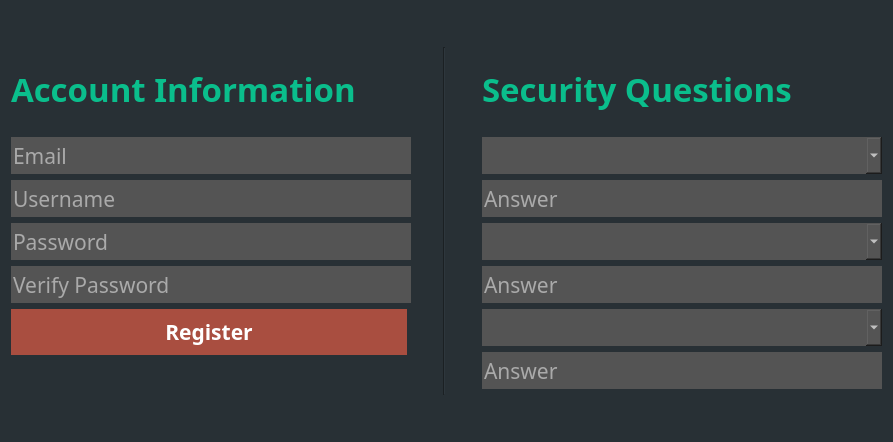
<?xml version="1.0" encoding="UTF-8"?>
<ui version="4.0">
 <class>CreateAccount</class>
 <widget class="QWidget" name="CreateAccount">
  <property name="geometry">
   <rect>
    <x>0</x>
    <y>0</y>
    <width>893</width>
    <height>442</height>
   </rect>
  </property>
  <property name="minimumSize">
   <size>
    <width>20</width>
    <height>20</height>
   </size>
  </property>
  <property name="windowTitle">
   <string>Form</string>
  </property>
  <property name="styleSheet">
   <string notr="true">color: black;
background-color: #283035;</string>
  </property>
  <layout class="QGridLayout" name="gridLayout_2">
   <item row="0" column="0">
    <layout class="QGridLayout" name="layout_acct_info">
     <property name="leftMargin">
      <number>0</number>
     </property>
     <property name="topMargin">
      <number>0</number>
     </property>
     <property name="rightMargin">
      <number>0</number>
     </property>
     <property name="bottomMargin">
      <number>40</number>
     </property>
     <item row="11" column="0">
      <layout class="QHBoxLayout" name="horizontalLayout_8">
       <property name="rightMargin">
        <number>30</number>
       </property>
       <item>
        <widget class="QPushButton" name="register_btn">
         <property name="font">
          <font>
           <family>Trebuchet MS</family>
           <pointsize>16</pointsize>
           <weight>75</weight>
           <italic>false</italic>
           <bold>true</bold>
          </font>
         </property>
         <property name="styleSheet">
          <string notr="true">QPushButton {
background-color: rgba(255, 98, 71, 0.6);
color: white; 
font:bold;
padding: 8px 12px 8px 12px;
border: 0px;
}

QPushButton:hover {
	background-color: rgba(255, 98, 71, 1);
}</string>
         </property>
         <property name="text">
          <string>Register</string>
         </property>
        </widget>
       </item>
      </layout>
     </item>
     <item row="9" column="0">
      <layout class="QHBoxLayout" name="horizontalLayout_6">
       <item>
        <widget class="QLineEdit" name="lineEdit_password2">
         <property name="minimumSize">
          <size>
           <width>0</width>
           <height>37</height>
          </size>
         </property>
         <property name="maximumSize">
          <size>
           <width>16777215</width>
           <height>37</height>
          </size>
         </property>
         <property name="font">
          <font>
           <family>Trebuchet MS</family>
           <pointsize>16</pointsize>
          </font>
         </property>
         <property name="styleSheet">
          <string notr="true">background-color: #545454;
color:white;
border-style:none;</string>
         </property>
         <property name="echoMode">
          <enum>QLineEdit::Password</enum>
         </property>
         <property name="placeholderText">
          <string>Verify Password</string>
         </property>
        </widget>
       </item>
       <item>
        <widget class="QLabel" name="label_password2_check">
         <property name="sizePolicy">
          <sizepolicy hsizetype="Fixed" vsizetype="Fixed">
           <horstretch>0</horstretch>
           <verstretch>0</verstretch>
          </sizepolicy>
         </property>
         <property name="minimumSize">
          <size>
           <width>20</width>
           <height>20</height>
          </size>
         </property>
         <property name="text">
          <string/>
         </property>
        </widget>
       </item>
      </layout>
     </item>
     <item row="7" column="0">
      <layout class="QHBoxLayout" name="horizontalLayout_5">
       <item>
        <widget class="QLineEdit" name="lineEdit_password1">
         <property name="minimumSize">
          <size>
           <width>0</width>
           <height>37</height>
          </size>
         </property>
         <property name="maximumSize">
          <size>
           <width>16777215</width>
           <height>37</height>
          </size>
         </property>
         <property name="font">
          <font>
           <family>Trebuchet MS</family>
           <pointsize>16</pointsize>
          </font>
         </property>
         <property name="styleSheet">
          <string notr="true">background-color: #545454;
color:white;
border-style:none;</string>
         </property>
         <property name="echoMode">
          <enum>QLineEdit::Password</enum>
         </property>
         <property name="placeholderText">
          <string>Password</string>
         </property>
        </widget>
       </item>
       <item>
        <widget class="QLabel" name="label_password1_check">
         <property name="sizePolicy">
          <sizepolicy hsizetype="Fixed" vsizetype="Fixed">
           <horstretch>0</horstretch>
           <verstretch>0</verstretch>
          </sizepolicy>
         </property>
         <property name="minimumSize">
          <size>
           <width>20</width>
           <height>20</height>
          </size>
         </property>
         <property name="text">
          <string/>
         </property>
        </widget>
       </item>
      </layout>
     </item>
     <item row="5" column="0">
      <layout class="QHBoxLayout" name="horizontalLayout_4">
       <item>
        <widget class="QLineEdit" name="lineEdit_username_signup">
         <property name="sizePolicy">
          <sizepolicy hsizetype="Expanding" vsizetype="Fixed">
           <horstretch>0</horstretch>
           <verstretch>0</verstretch>
          </sizepolicy>
         </property>
         <property name="minimumSize">
          <size>
           <width>0</width>
           <height>37</height>
          </size>
         </property>
         <property name="maximumSize">
          <size>
           <width>16777215</width>
           <height>37</height>
          </size>
         </property>
         <property name="font">
          <font>
           <family>Trebuchet MS</family>
           <pointsize>16</pointsize>
          </font>
         </property>
         <property name="styleSheet">
          <string notr="true">background-color: #545454;
color:white;
border-style:none;</string>
         </property>
         <property name="placeholderText">
          <string>Username</string>
         </property>
        </widget>
       </item>
       <item>
        <widget class="QLabel" name="label_username_check">
         <property name="sizePolicy">
          <sizepolicy hsizetype="Fixed" vsizetype="Fixed">
           <horstretch>0</horstretch>
           <verstretch>0</verstretch>
          </sizepolicy>
         </property>
         <property name="minimumSize">
          <size>
           <width>20</width>
           <height>20</height>
          </size>
         </property>
         <property name="text">
          <string/>
         </property>
        </widget>
       </item>
      </layout>
     </item>
     <item row="0" column="0">
      <layout class="QGridLayout" name="gridLayout_8">
       <item row="0" column="0">
        <widget class="QLabel" name="label_acct_info">
         <property name="sizePolicy">
          <sizepolicy hsizetype="Expanding" vsizetype="Preferred">
           <horstretch>0</horstretch>
           <verstretch>0</verstretch>
          </sizepolicy>
         </property>
         <property name="maximumSize">
          <size>
           <width>16777215</width>
           <height>84</height>
          </size>
         </property>
         <property name="font">
          <font>
           <family>Trebuchet MS</family>
           <pointsize>25</pointsize>
           <weight>75</weight>
           <italic>false</italic>
           <bold>true</bold>
           <underline>false</underline>
           <strikeout>false</strikeout>
          </font>
         </property>
         <property name="styleSheet">
          <string notr="true">color:rgba(10,190,140);</string>
         </property>
         <property name="text">
          <string>Account Information</string>
         </property>
         <property name="alignment">
          <set>Qt::AlignLeading|Qt::AlignLeft|Qt::AlignVCenter</set>
         </property>
        </widget>
       </item>
      </layout>
     </item>
     <item row="2" column="0">
      <layout class="QHBoxLayout" name="horizontalLayout_7">
       <item>
        <widget class="QLineEdit" name="lineEdit_email">
         <property name="sizePolicy">
          <sizepolicy hsizetype="Preferred" vsizetype="Fixed">
           <horstretch>0</horstretch>
           <verstretch>0</verstretch>
          </sizepolicy>
         </property>
         <property name="minimumSize">
          <size>
           <width>0</width>
           <height>37</height>
          </size>
         </property>
         <property name="maximumSize">
          <size>
           <width>16777215</width>
           <height>37</height>
          </size>
         </property>
         <property name="font">
          <font>
           <family>Trebuchet MS</family>
           <pointsize>16</pointsize>
          </font>
         </property>
         <property name="styleSheet">
          <string notr="true">background-color: #545454;
color:white;
border-style:none;</string>
         </property>
         <property name="inputMethodHints">
          <set>Qt::ImhEmailCharactersOnly</set>
         </property>
         <property name="placeholderText">
          <string>Email</string>
         </property>
        </widget>
       </item>
       <item>
        <widget class="QLabel" name="label_email_check">
         <property name="sizePolicy">
          <sizepolicy hsizetype="Fixed" vsizetype="Fixed">
           <horstretch>0</horstretch>
           <verstretch>0</verstretch>
          </sizepolicy>
         </property>
         <property name="minimumSize">
          <size>
           <width>20</width>
           <height>20</height>
          </size>
         </property>
         <property name="text">
          <string/>
         </property>
        </widget>
       </item>
      </layout>
     </item>
    </layout>
   </item>
   <item row="0" column="1">
    <layout class="QGridLayout" name="gridLayout_6">
     <item row="0" column="0">
      <widget class="Line" name="line">
       <property name="orientation">
        <enum>Qt::Vertical</enum>
       </property>
      </widget>
     </item>
    </layout>
   </item>
   <item row="0" column="2">
    <layout class="QGridLayout" name="layout_security_questions">
     <property name="leftMargin">
      <number>30</number>
     </property>
     <property name="topMargin">
      <number>0</number>
     </property>
     <property name="bottomMargin">
      <number>0</number>
     </property>
     <item row="1" column="0">
      <layout class="QGridLayout" name="gridLayout_9">
       <property name="topMargin">
        <number>0</number>
       </property>
       <property name="bottomMargin">
        <number>0</number>
       </property>
       <item row="0" column="0">
        <widget class="QLabel" name="label_security_questions">
         <property name="sizePolicy">
          <sizepolicy hsizetype="Expanding" vsizetype="Preferred">
           <horstretch>0</horstretch>
           <verstretch>0</verstretch>
          </sizepolicy>
         </property>
         <property name="maximumSize">
          <size>
           <width>16777215</width>
           <height>84</height>
          </size>
         </property>
         <property name="font">
          <font>
           <family>Trebuchet MS</family>
           <pointsize>25</pointsize>
           <weight>75</weight>
           <italic>false</italic>
           <bold>true</bold>
           <underline>false</underline>
           <strikeout>false</strikeout>
          </font>
         </property>
         <property name="styleSheet">
          <string notr="true">color:rgba(10,190,140);</string>
         </property>
         <property name="text">
          <string>Security Questions</string>
         </property>
         <property name="alignment">
          <set>Qt::AlignLeading|Qt::AlignLeft|Qt::AlignVCenter</set>
         </property>
        </widget>
       </item>
      </layout>
     </item>
     <item row="5" column="0">
      <widget class="QLineEdit" name="lineEdit_answer2">
       <property name="minimumSize">
        <size>
         <width>0</width>
         <height>37</height>
        </size>
       </property>
       <property name="maximumSize">
        <size>
         <width>16777215</width>
         <height>37</height>
        </size>
       </property>
       <property name="font">
        <font>
         <family>Trebuchet MS</family>
         <pointsize>16</pointsize>
        </font>
       </property>
       <property name="styleSheet">
        <string notr="true">background-color: #545454;
color:white;
border-style:none;</string>
       </property>
       <property name="placeholderText">
        <string>Answer</string>
       </property>
      </widget>
     </item>
     <item row="3" column="0">
      <widget class="QLineEdit" name="lineEdit_answer1">
       <property name="sizePolicy">
        <sizepolicy hsizetype="Expanding" vsizetype="Fixed">
         <horstretch>0</horstretch>
         <verstretch>0</verstretch>
        </sizepolicy>
       </property>
       <property name="minimumSize">
        <size>
         <width>0</width>
         <height>37</height>
        </size>
       </property>
       <property name="maximumSize">
        <size>
         <width>16777215</width>
         <height>37</height>
        </size>
       </property>
       <property name="font">
        <font>
         <family>Trebuchet MS</family>
         <pointsize>16</pointsize>
        </font>
       </property>
       <property name="styleSheet">
        <string notr="true">background-color: #545454;
color:white;
border-style:none;</string>
       </property>
       <property name="placeholderText">
        <string>Answer</string>
       </property>
      </widget>
     </item>
     <item row="8" column="0">
      <spacer name="horizontalSpacer">
       <property name="orientation">
        <enum>Qt::Horizontal</enum>
       </property>
       <property name="sizeType">
        <enum>QSizePolicy::Fixed</enum>
       </property>
       <property name="sizeHint" stdset="0">
        <size>
         <width>400</width>
         <height>0</height>
        </size>
       </property>
      </spacer>
     </item>
     <item row="7" column="0">
      <widget class="QLineEdit" name="lineEdit_answer3">
       <property name="minimumSize">
        <size>
         <width>0</width>
         <height>37</height>
        </size>
       </property>
       <property name="maximumSize">
        <size>
         <width>16777215</width>
         <height>37</height>
        </size>
       </property>
       <property name="font">
        <font>
         <family>Trebuchet MS</family>
         <pointsize>16</pointsize>
        </font>
       </property>
       <property name="styleSheet">
        <string notr="true">background-color: #545454;
color:white;
border-style:none;</string>
       </property>
       <property name="placeholderText">
        <string>Answer</string>
       </property>
      </widget>
     </item>
     <item row="4" column="0">
      <widget class="QComboBox" name="comboBox_q2">
       <property name="sizePolicy">
        <sizepolicy hsizetype="Expanding" vsizetype="Fixed">
         <horstretch>0</horstretch>
         <verstretch>0</verstretch>
        </sizepolicy>
       </property>
       <property name="minimumSize">
        <size>
         <width>0</width>
         <height>37</height>
        </size>
       </property>
       <property name="maximumSize">
        <size>
         <width>16777215</width>
         <height>37</height>
        </size>
       </property>
       <property name="font">
        <font>
         <family>Trebuchet MS</family>
         <pointsize>16</pointsize>
        </font>
       </property>
       <property name="styleSheet">
        <string notr="true">background-color: #545454;
color:white;
border-style:none;</string>
       </property>
      </widget>
     </item>
     <item row="6" column="0">
      <widget class="QComboBox" name="comboBox_q3">
       <property name="sizePolicy">
        <sizepolicy hsizetype="Expanding" vsizetype="Fixed">
         <horstretch>0</horstretch>
         <verstretch>0</verstretch>
        </sizepolicy>
       </property>
       <property name="minimumSize">
        <size>
         <width>0</width>
         <height>37</height>
        </size>
       </property>
       <property name="maximumSize">
        <size>
         <width>16777215</width>
         <height>37</height>
        </size>
       </property>
       <property name="font">
        <font>
         <family>Trebuchet MS</family>
         <pointsize>16</pointsize>
        </font>
       </property>
       <property name="styleSheet">
        <string notr="true">background-color: #545454;
color:white;
border-style:none;</string>
       </property>
      </widget>
     </item>
     <item row="2" column="0">
      <widget class="QComboBox" name="comboBox_q1">
       <property name="sizePolicy">
        <sizepolicy hsizetype="Expanding" vsizetype="Fixed">
         <horstretch>0</horstretch>
         <verstretch>0</verstretch>
        </sizepolicy>
       </property>
       <property name="minimumSize">
        <size>
         <width>0</width>
         <height>37</height>
        </size>
       </property>
       <property name="maximumSize">
        <size>
         <width>16777215</width>
         <height>37</height>
        </size>
       </property>
       <property name="sizeIncrement">
        <size>
         <width>0</width>
         <height>37</height>
        </size>
       </property>
       <property name="font">
        <font>
         <family>Trebuchet MS</family>
         <pointsize>16</pointsize>
        </font>
       </property>
       <property name="styleSheet">
        <string notr="true">background-color: #545454;
color:white;
border-style:none;</string>
       </property>
       <property name="sizeAdjustPolicy">
        <enum>QComboBox::AdjustToContents</enum>
       </property>
      </widget>
     </item>
    </layout>
   </item>
  </layout>
 </widget>
 <resources/>
 <connections/>
</ui>
